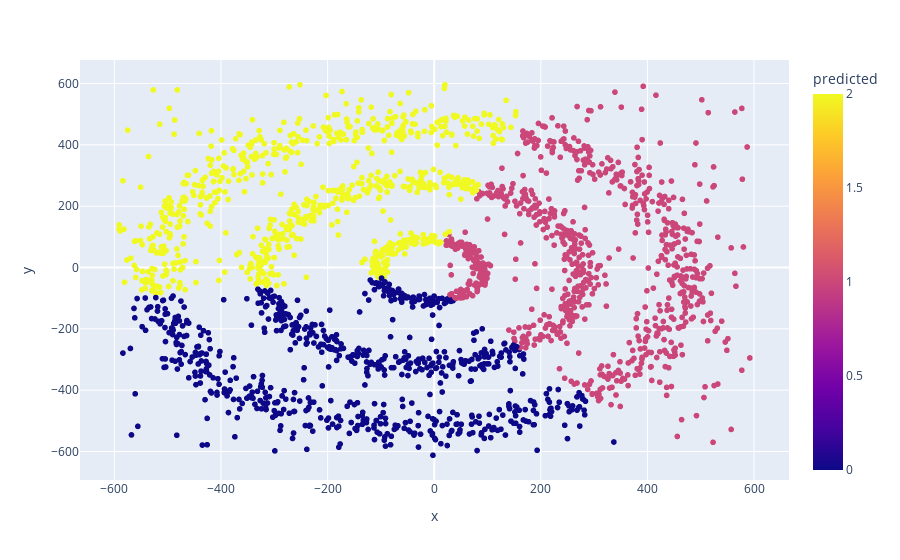

Notebook source saved alongside this figure:
### Markdown cell above
## Visualization

### Code cell
fig = px.scatter(df,
                    x="x",
                    y="y",
                    color="predicted",
                    height=500)
fig.show()

### Figure 1 — Plotly figure (JSON) as saved in the notebook; plotly's stock layout.template omitted (floating-point values rounded to 4 significant figures; data arrays with more than 128 entries replaced by an {"elided": "..."} marker saying what was removed)
{"data": [{"hovertemplate": "x=%{x}<br>y=%{y}<br>predicted=%{marker.color}<extra></extra>", "legendgroup": "", "marker": {"color": {"elided": "2300 int values"}, "coloraxis": "coloraxis", "symbol": "circle"}, "mode": "markers", "name": "", "showlegend": false, "type": "scattergl", "x": {"elided": "2300 float values"}, "xaxis": "x", "y": {"elided": "2300 float values"}, "yaxis": "y"}], "layout": {"autosize": true, "coloraxis": {"colorbar": {"title": {"text": "predicted"}}, "colorscale": [[0, "#0d0887"], [0.1111, "#46039f"], [0.2222, "#7201a8"], [0.3333, "#9c179e"], [0.4444, "#bd3786"], [0.5556, "#d8576b"], [0.6667, "#ed7953"], [0.7778, "#fb9f3a"], [0.8889, "#fdca26"], [1, "#f0f921"]]}, "legend": {"tracegroupgap": 0}, "margin": {"t": 60}, "xaxis": {"anchor": "y", "autorange": true, "domain": [0, 1], "range": [-664.1, 665.1], "title": {"text": "x"}, "type": "linear"}, "yaxis": {"anchor": "x", "autorange": true, "domain": [0, 1], "range": [-695.3, 679.0], "title": {"text": "y"}, "type": "linear"}}}
